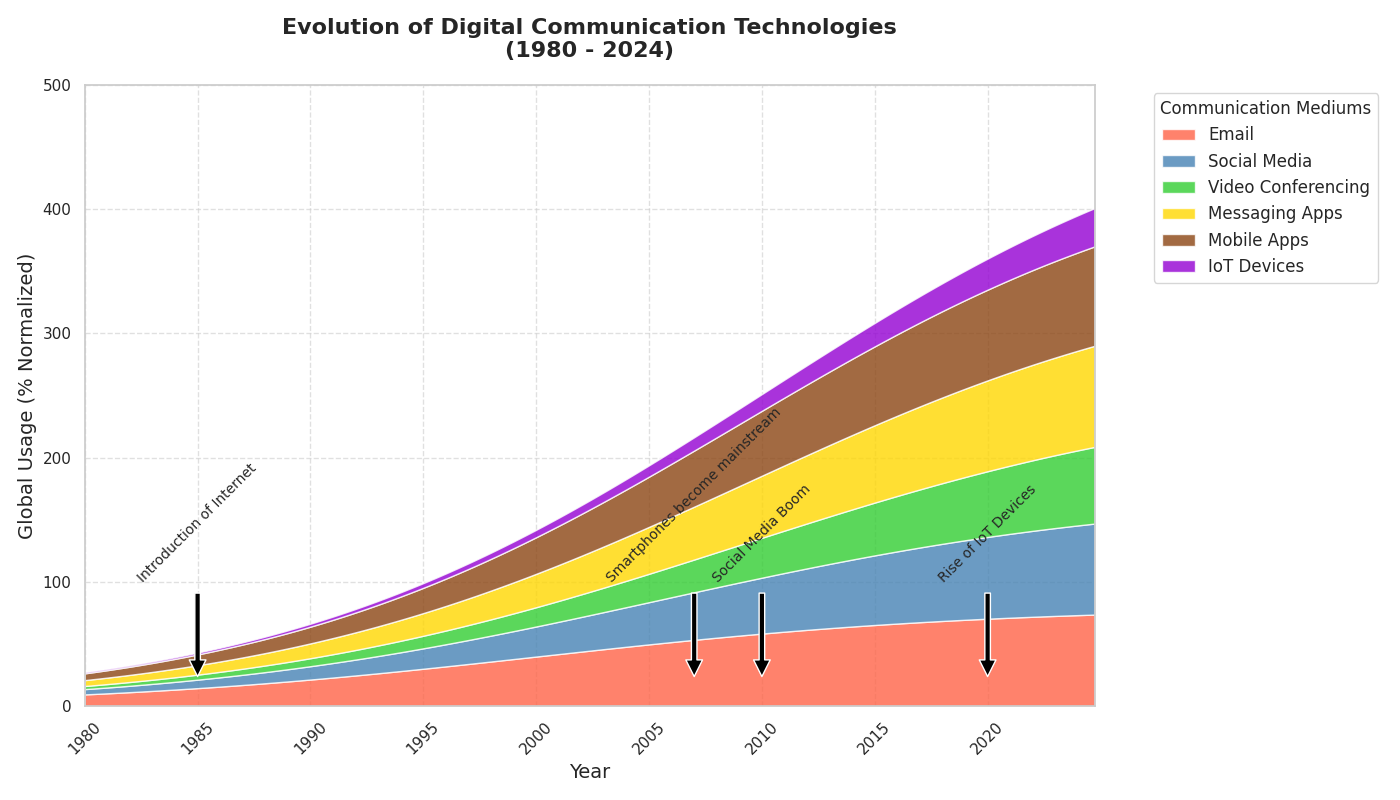

This chart was generated by the following Python code:
import matplotlib.pyplot as plt
import numpy as np

years = np.arange(1980, 2025, 0.25)

def logistic_growth(t, L=100, k=0.1, x0=2000):
    return L / (1 + np.exp(-k * (t - x0)))

email_usage = logistic_growth(years, x0=2000, L=80)
social_media_usage = logistic_growth(years, x0=2010, L=90)
video_conferencing_usage = logistic_growth(years, x0=2015, L=85)
messaging_apps_usage = logistic_growth(years, x0=2010, L=100)
mobile_apps_usage = logistic_growth(years, x0=2008, L=95)
iot_devices_usage = logistic_growth(years, x0=2020, L=50)

fig, ax = plt.subplots(figsize=(14, 8))

# Updated color set for the stacked area plot
ax.stackplot(years, email_usage, social_media_usage, video_conferencing_usage, messaging_apps_usage, 
             mobile_apps_usage, iot_devices_usage,
             labels=['Email', 'Social Media', 'Video Conferencing', 'Messaging Apps', 'Mobile Apps', 'IoT Devices'],
             colors=['#FF6347', '#4682B4', '#32CD32', '#FFD700', '#8B4513', '#9400D3'], alpha=0.8)

ax.set_title("Evolution of Digital Communication Technologies\n(1980 - 2024)", fontsize=16, fontweight='bold', pad=20)
ax.set_xlabel('Year', fontsize=14)
ax.set_ylabel('Global Usage (% Normalized)', fontsize=14)
ax.set_xlim(years[0], years[-1])
ax.set_ylim(0, 500)
ax.set_xticks(np.arange(1980, 2025, 5))
plt.xticks(rotation=45)
ax.legend(loc='upper left', bbox_to_anchor=(1.05, 1), title="Communication Mediums", fontsize=12)
ax.grid(True, linestyle='--', alpha=0.6)
plt.tight_layout()

milestones = {
    1985: "Introduction of Internet",
    2007: "Smartphones become mainstream",
    2010: "Social Media Boom",
    2020: "Rise of IoT Devices"
}

for year, event in milestones.items():
    plt.annotate(event, xy=(year, 20), xytext=(year, 100),
                 arrowprops=dict(facecolor='black', shrink=0.05),
                 fontsize=10, rotation=45, ha='center')

plt.show()
